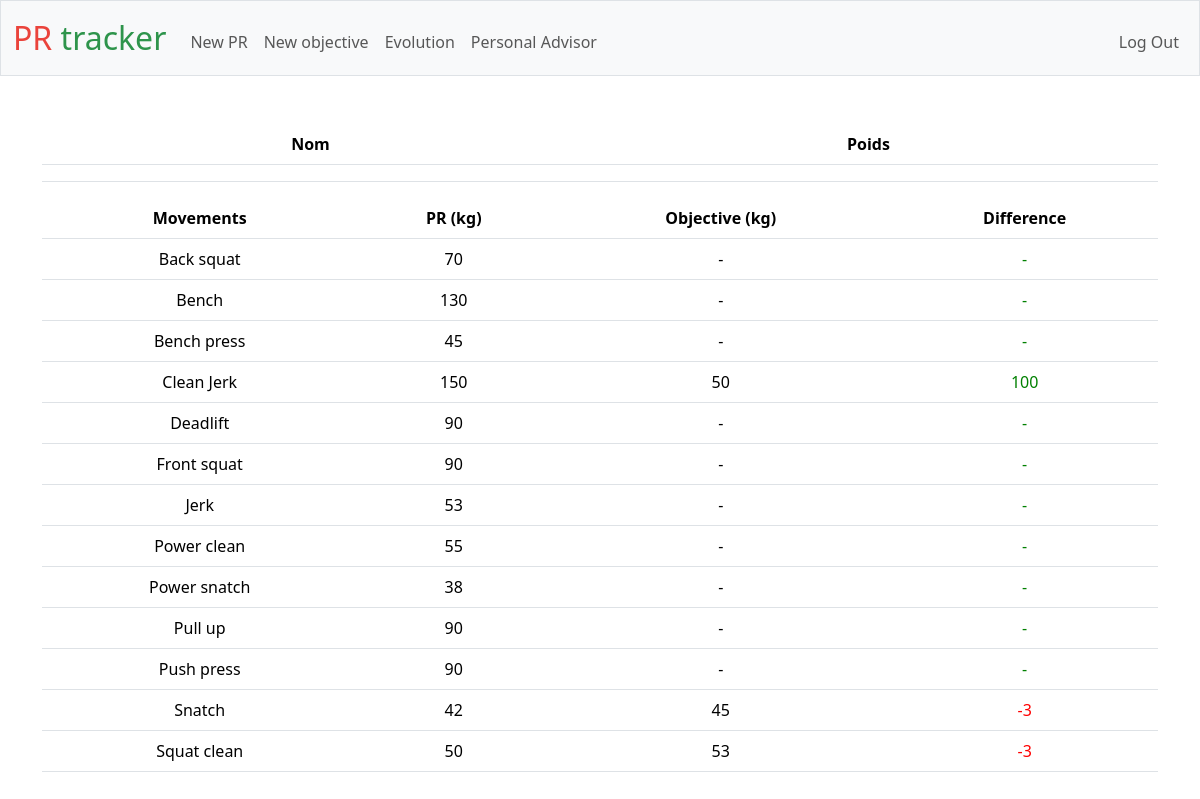
/ (signed in), run on the app's committed database.
### tables this page shows
CREATE TABLE "data" ( id INTEGER PRIMARY KEY AUTOINCREMENT NOT NULL, user_id INTEGER NOT NULL, movement TEXT NOT NULL, weight NUMERIC, date DATETIME, FOREIGN KEY (user_id) REFERENCES users(id));

### app.py (the view)
@app.route("/")
@login_required
def index():
    objectives = db.execute("""
        SELECT d.movement,
            MAX(d.weight) AS max_weight,
            o.weight AS objective_weight
        FROM data d
        JOIN objective o ON d.movement = o.movement
        WHERE d.user_id = ?
        GROUP BY d.movement
        HAVING o.weight = MAX(o.weight)
    """, session["user_id"])
    return render_template("index.html", objectives=objectives)

### app.py (called while the page is built)
@app.after_request
def after_request(response):
    response.headers["Cache-Control"] = "no-cache, no-store, must-revalidate"
    response.headers["Expires"] = 0
    response.headers["Pragma"] = "no-cache"
    return response

### helpers.py (called while the page is built)
def login_required(f):
    @wraps(f)
    def decorated_function(*args, **kwargs):
        if session.get("user_id") is None:
            return redirect("/login")
        return f(*args, **kwargs)
    return decorated_function

### templates/index.html (shortened to what this page needs)
{% extends "layout.html" %}
{% block main %}
    <div class="section">
        <table class="table">
            <thead>
                <tr>
                    <th>Nom</th>
                    <th>Poids</th>
                </tr>
            </thead>
            <tbody>
                <tr>
                    <td></td>
                    <td></td>
                </tr>
            </tbody>
        </table>
    </div>
    <div class="section">
        <table class="table">
            <thead>
                <tr>
                    <th>Movements</th>
                    <th>PR (kg)</th>
                    <th>Objective (kg)</th>
                    <th>Difference</th>
                </tr>
            </thead>
            <tbody>
                {% for objective in objectives %}
                    <tr>
                        <td>{{objective.movement}}</td>
                        <td>{{objective.max_weight}} </td>
                        <td>{{'-' if objective.objective_weight == 0 else objective.objective_weight}}</td>
                        <td class="{{ 'negative' if objective.max_weight - objective.objective_weight < 0 else 'positive' }}">{{'-' if objective.objective_weight == 0 else (objective.max_weight - objective.objective_weight)}}</td>
                    </tr>
                {% endfor %}
            </tbody>
        </table>
    </div>
{% endblock %}

### templates/layout.html (shortened to what this page needs)
<!DOCTYPE html>
<html lang="en">
    <head>
        <link href="https://cdn.jsdelivr.net/npm/bootstrap@5.3.3/dist/css/bootstrap.min.css" rel="stylesheet">
        <link href="/static/styles.css" rel="stylesheet">
    </head>
    <body>
        <nav class="bg-light border navbar navbar-expand-md navbar-light">
            <div class="container-fluid">
                <a class="navbar-brand" href="/"><span class="red">PR</span><span> </span><span class="green">tracker</span></a>
                <div class="collapse navbar-collapse" id="navbar">
                    {% if session["user_id"] %}
                        <ul class="navbar-nav me-auto mt-2">
                            <li class="nav-item"><a class="nav-link" href="/add_pr">New PR</a></li>
                            <li class="nav-item"><a class="nav-link" href="/add_objective">New objective</a></li>
                            <li class="nav-item"><a class="nav-link" href="/evolution">Evolution</a></li>
                            <li class="nav-item"><a class="nav-link" href="/advisor">Personal Advisor</a></li>
                        </ul>
                        <ul class="navbar-nav ms-auto mt-2">
                            <li class="nav-item"><a class="nav-link" href="/logout">Log Out</a></li>
                        </ul>
                    {% else %}
                        <ul class="navbar-nav ms-auto mt-2">
                            <li class="nav-item"><a class="nav-link" href="/register">Register</a></li>
                            <li class="nav-item"><a class="nav-link" href="/login">Log In</a></li>
                        </ul>
                    {% endif %}
                </div>
            </div>
        </nav>
        <main class="container py-5 text-center">
            {% block main %}{% endblock %}
        </main>
    </body>
</html>

### static/styles.css (style rules this page uses)
nav .navbar-brand { font-size: xx-large; }
nav .navbar-brand .red { color: #ea433b; }
nav .navbar-brand .green { color: #2e944b; }
.negative { color: red !important; }
.positive { color: green !important; }

### data on the page
data: movement "Back squat", max_weight "70", objective_weight "-"
data: movement "Bench press", max_weight "45", objective_weight "-"
data: movement "Jerk", max_weight "53", objective_weight "-"
data: movement "Power clean", max_weight "55", objective_weight "-"
data: movement "Power snatch", max_weight "38", objective_weight "-"

### other printed values
{{ objective.movement }} "Bench" "Clean Jerk" "Deadlift" "Front squat" "Pull up" "Push press" "Snatch" "Squat clean"
{{ objective.max_weight }} "130" "150" "90" "90" "90" "90" "42" "50"
{{ '-' if objective.objective_weight == 0 else objective.objective_weight }} "-" "50" "-" "-" "-" "-" "45" "53"
